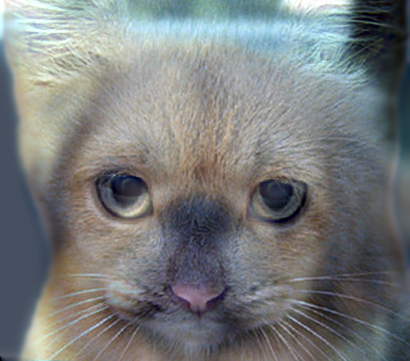
#> input picture Homework 3/images/hybrid.png, 410 x 361 px
$ python hybrid.py images/hybrid.png images/hybrid.png
#> lines starting #> are read from the running program, lines starting #| are printed output that depends on the picture
"""
Makes a hybrid of two provided images.
"""
import cv2
import numpy as np
import argparse

KERNEL_SIZE = 31
KERNEL_SIGMA = 5
DEFAULT_EXT = '.png'

def normalizeImage(image, maxRange=255., minRange=0.):
    """Scales an image to fit in the range of [0, 1].

    Args:
        image (cv2.Mat): The image to modify.
        maxRange (float, optional): The high range of values from the image. Defaults to 255.
        minRange (float, optional): The low range of values from the image. Defaults to 0.

    Returns:
        cv2.Mat: The image normalized to the range of [0, 1].
    """
    spread = maxRange - minRange
    return (np.float32(image) - minRange) / spread

def denornalizeImage(image, maxRange=255., minRange=0.):
    """Scales an image back up to a usable range.

    Args:
        image (cv2.Mat): The image to modify.
        maxRange (float, optional): The high range of values from the original image. Defaults to 255.
        minRange (float, optional): The low range of values from the original image. Defaults to 0.

    Returns:
        cv2.Mat: The image re-scaled to the range of [minRange, maxRange].
    """
    spread = maxRange - minRange
    return (image * spread) + minRange

def main():
    """
    The main function for the file.
    """
    parser = argparse.ArgumentParser(description="Create a hybrid of images " +
        "based off the features found in them.")
    parser.add_argument("featureFile", nargs=1, type=str, default=None,
        help="The file to read the features, viewable in a full size depiction " +
        "of the image, to merge into the hybrid image.")
    parser.add_argument("colorFile", nargs=1, type=str, default=None,
        help="The file to read the colors out of, viewable in a preview like " +
        "depiction, to merge into the hybrid image.")
    parser.add_argument("output", nargs="?", type=str, default="hybrid.png",
        help="The hybrid image output.")
    args = parser.parse_args()

    # Open the images
    featureImage = cv2.imread(args.featureFile[0], cv2.IMREAD_COLOR)
#> featureImage is the input picture: shape (361, 410, 3); mean B, G, R 124.5, 123.9, 120.7
    colorImage = cv2.imread(args.colorFile[0], cv2.IMREAD_COLOR)
    if featureImage is None:
        print('Error opening feature image.')
        parser.print_usage()
        return -1
    if colorImage is None:
        print('Error opening color image.')
        parser.print_usage()
        return -1

    # Make the images the same size
    if colorImage.shape[0] > featureImage.shape[0]:
        colorImage = colorImage[:featureImage.shape[0], :, :]
    else:
        featureImage = featureImage[:colorImage.shape[0], :, :]
    if colorImage.shape[1] > featureImage.shape[1]:
        colorImage = colorImage[:, :featureImage.shape[1], :]
    else:
        featureImage = featureImage[:, :colorImage.shape[1], :]

    # Step 1
    featureNorm = normalizeImage(featureImage)
    colorNorm = normalizeImage(colorImage)

    # Step 2
    kernel = cv2.getGaussianKernel(KERNEL_SIZE, KERNEL_SIGMA)
    lowpassKernel = kernel * kernel.transpose()

    # Step 3
    highpassKernel = np.zeros_like(kernel, dtype=np.float32)
    highpassKernel[int(KERNEL_SIZE/2)] = 1
    highpassKernel = (highpassKernel * highpassKernel.transpose()) - lowpassKernel

    # Step 4
    lowImage = cv2.filter2D(colorNorm, -1, lowpassKernel) * 255
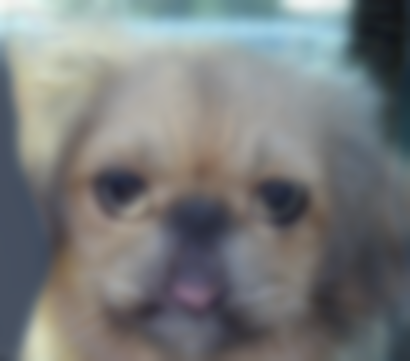
#> lowImage: shape (361, 410, 3) float32; mean B, G, R 124.4, 123.9, 120.7
    highImage = cv2.filter2D(featureNorm, -1, highpassKernel) * 255
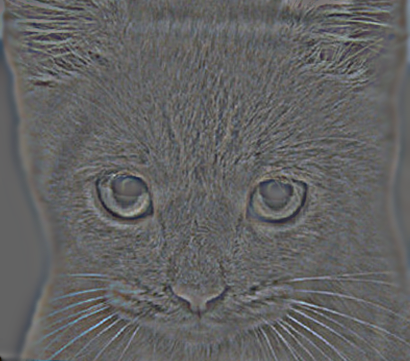
#> highImage: shape (361, 410, 3) float32; mean B, G, R 0, 0, 0; drawn with min black and max white

    # Step 5
    outputImage = lowImage + highImage
    outfileName = args.output
    if outfileName[-4:] != DEFAULT_EXT:
        outfileName += DEFAULT_EXT

    return cv2.imwrite(outfileName, outputImage)

if __name__ == "__main__":
    main()

$ run again, with Homework 3/images/cat.bmp saved as Homework 3/images/hybrid.png
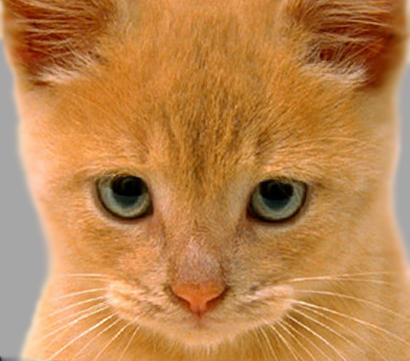
#> input picture Homework 3/images/cat.bmp, 410 x 361 px
#> in main, featureImage is the input picture: shape (361, 410, 3); mean B, G, R 77.1, 132.5, 188.3
#> in main, `lowImage = cv2.filter2D(colorNorm, -1, lowpassKernel) * 255`:
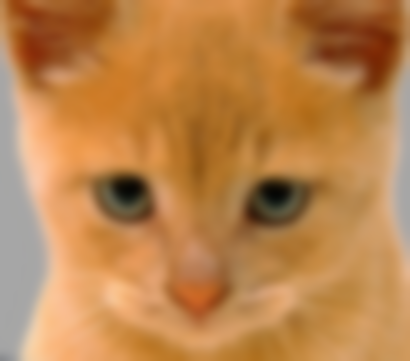
#> lowImage: shape (361, 410, 3) float32; mean B, G, R 77.1, 132.5, 188.3
#> in main, `highImage = cv2.filter2D(featureNorm, -1, highpassKernel) * 255`:
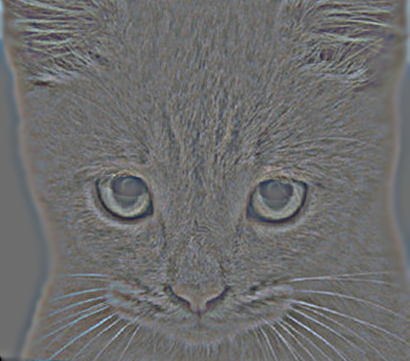
#> highImage: shape (361, 410, 3) float32; mean B, G, R 0, 0, 0; drawn with min black and max white
